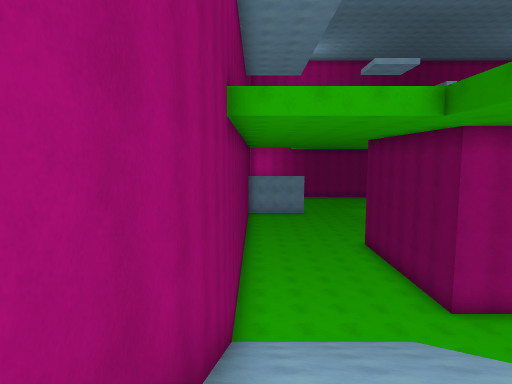
View 1 (above)

24 first-person views from a walk through a 3-D level made in the Unity game engine. The camera is 1.5 m above the floor, tilts 6° down and sees 75° across. The floor is counted in squares, 2 m on a side. Each view is taken from the middle of a square. On the plan, view 1 faces up. The plan holds only what a view shows up to about 11 squares ahead; the rest is blank. The place goes on beyond the plan.

View 2
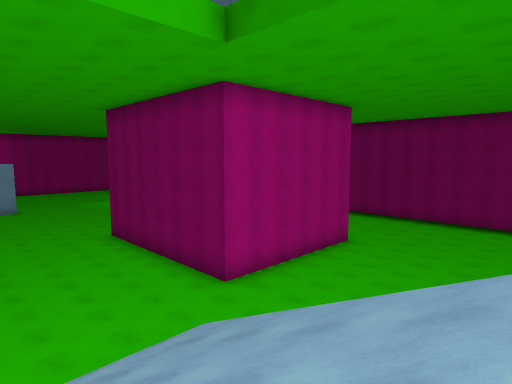

View 3
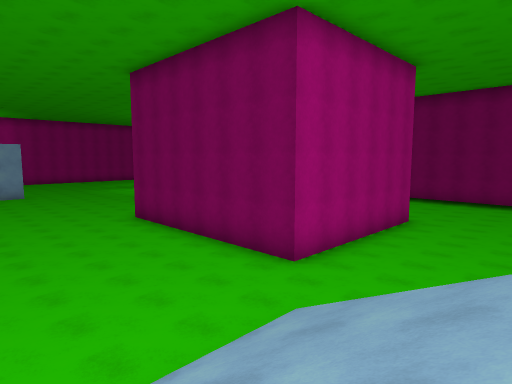

View 4
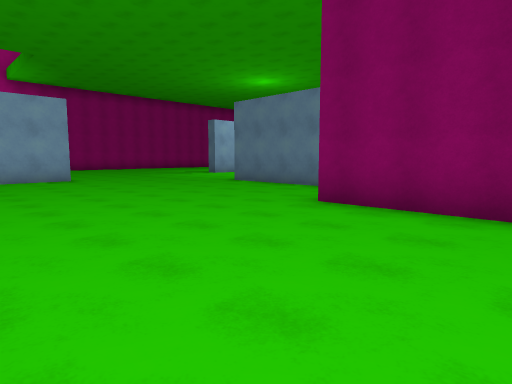

View 5
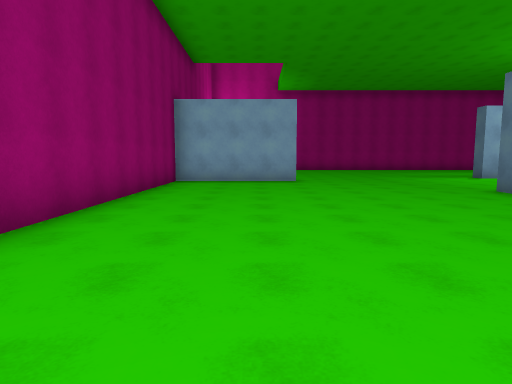

View 6
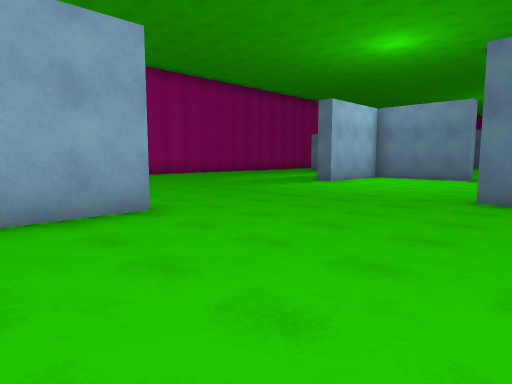

View 7
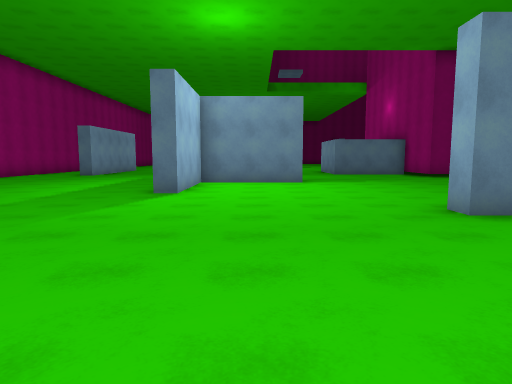

View 8
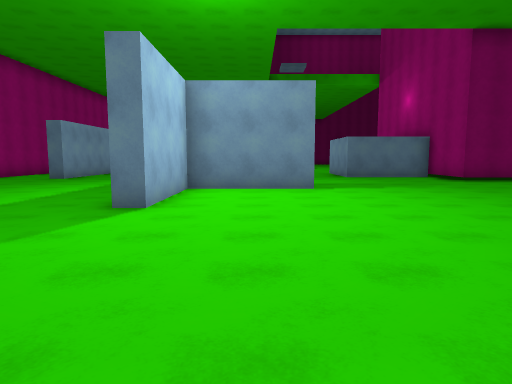

View 9
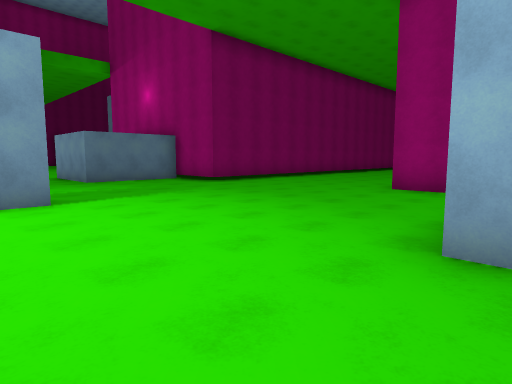

View 10
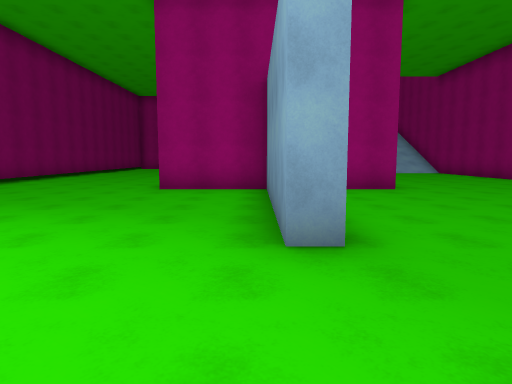

View 11
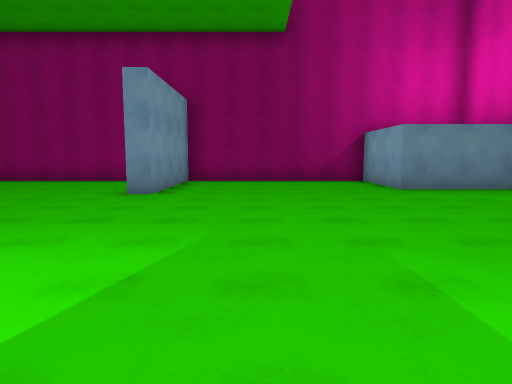

View 12
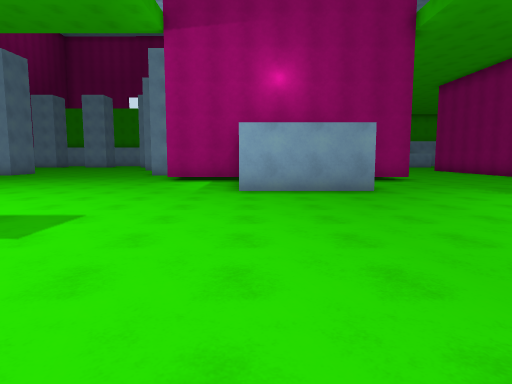

View 13
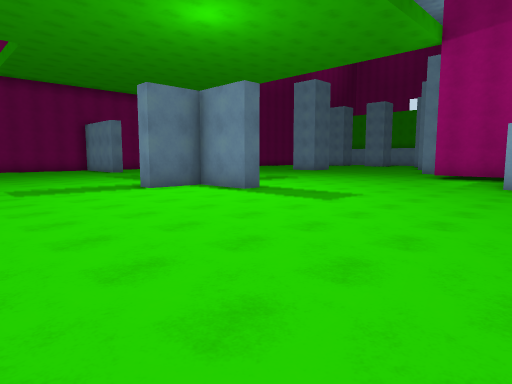

View 14
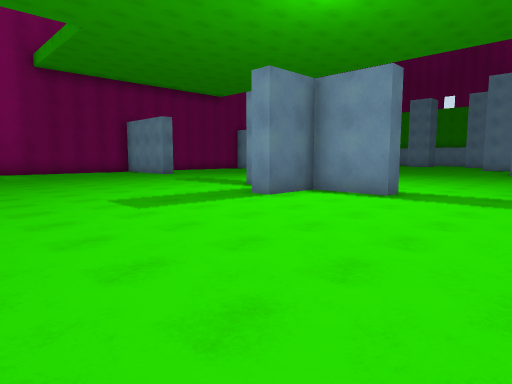

View 15
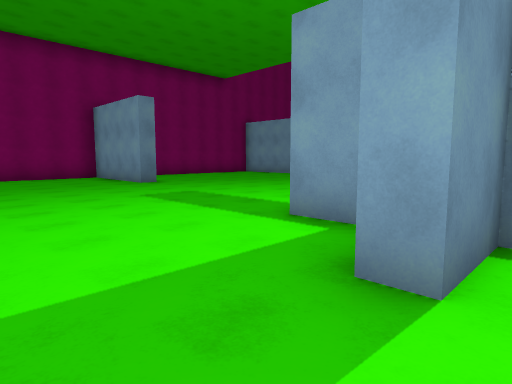

View 16
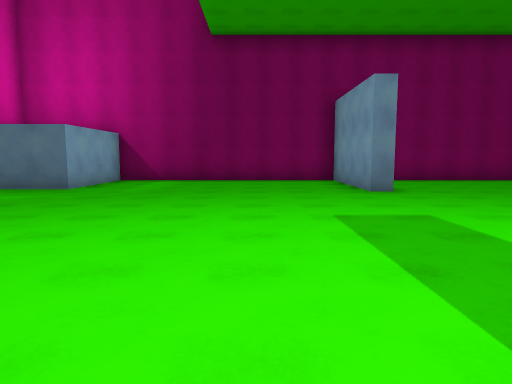

View 17
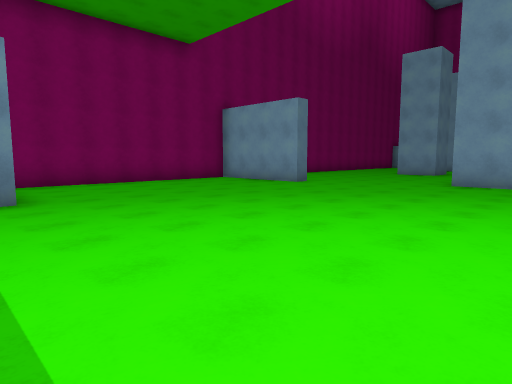

View 18
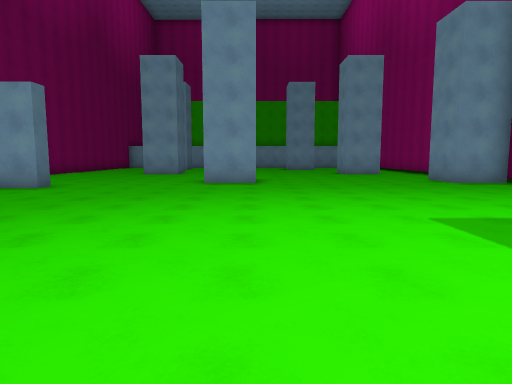

View 19
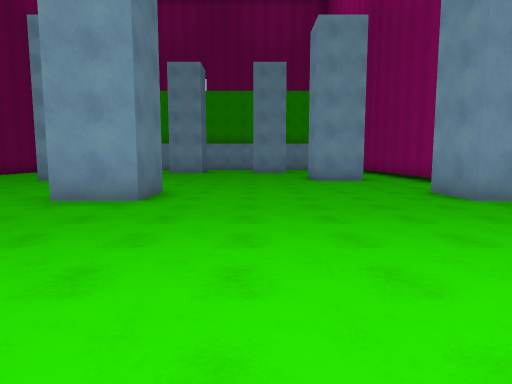

View 20
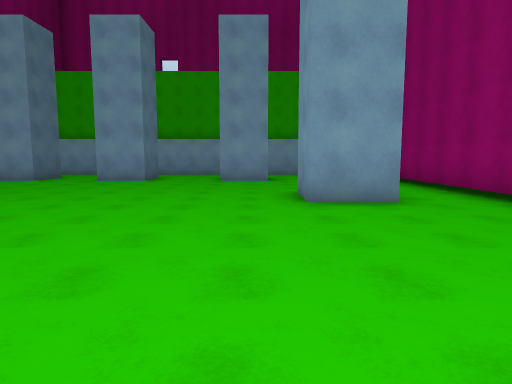

View 21
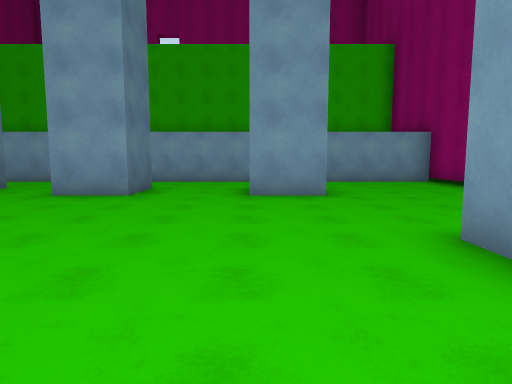

View 22
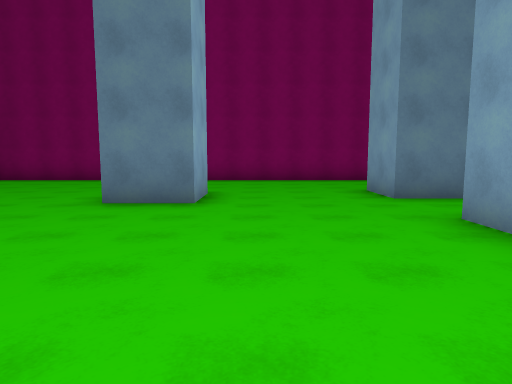

View 23
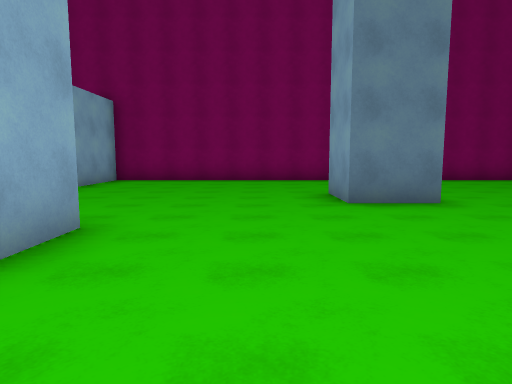

View 24
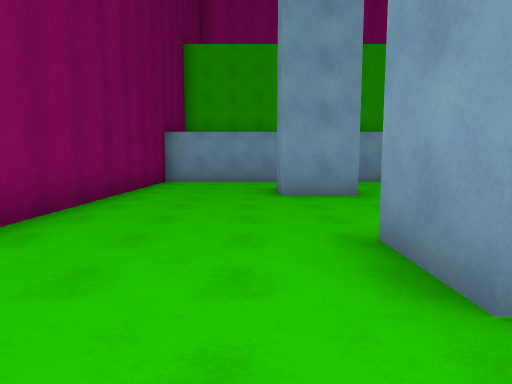

### Floor plan
Points are (right, up) in squares from view 1. A wall is a line through its corners. A room is listed if a view was taken in it or the views show most of it. See-through windows are left out.
Room 1 (views 1, 2, 3, 4, 5, 6, 7, 8, 9, 10, 11, 12, 13, 14, 15, 16, 17, 18, 19, 20, 21, 22, 23, 24)
walls: (17.4, 16.6) (17.4, 18.6) (20.4, 18.6); (15.2, 14.1) (15.2, 15.6) (16.4, 15.6); (20.5, 15.6) (22.8, 15.6); (15.2, 10.9) (15.2, 12.6); (13.4, 20.6) (12.9, 20.6) (12.9, 23.6) (9.9, 23.6) (9.9, 24.1); (22.6, 12.4) (24.2, 12.4) (24.2, 10.9); (7.3, 15.9) (7.3, 19.2) (7.7, 19.2) (7.7, 14.2) (10.2, 14.2); (22.7, 8.1) (22.7, 3.1); (24.7, 22.1) (24.7, 22.6) (26.5, 22.6) (26.5, 24.1) (27, 24.1); (10.2, 7.7) (4.8, 7.7) (4.8, 14.2) (6, 14.2); (24.5, 7.5) (26.1, 7.5) (26.1, 6); (27.8, 22.6) (28.8, 22.6); (30, 10.9) (30, 12.4) (31.5, 12.4); (31.5, 10.9) (30.4, 10.9); (22.7, 0.6) (22.7, -1.1) (25.9, -1.1); (26.5, 2.5) (28.1, 2.5); (-0.5, 10.4) (-0.5, 0.5); (35.2, 13.4) (35.2, 14) (36.6, 14); (33.4, 7.5) (34.9, 7.5) (34.9, 6) (33.4, 6) (33.4, 7.5); (35.2, 20.9) (35.2, 21.5) (38.7, 21.5) (38.7, 28.4) (35.7, 28.4) (35.7, 29.5); (2.3, 29.5) (2.3, 28.4) (-0.5, 28.4) (-0.5, 22.9) (3.3, 22.9) (3.3, 22.4) (-0.5, 22.4) (-0.5, 15.1); (30.5, 1) (30.5, 2.5) (32, 2.5); (38.7, 15.8) (38.7, 20.5); (34, 1) (34, 2.5) (35.5, 2.5) (35.5, 1); (33.5, -1.1) (38.7, -1.1) (38.7, 13.5) (36.4, 13.5)
ways out: opening at (33, 1.5) to room 2; opening at (34.5, -0.5) to room 2; opening at (27.5, -0.5) to room 3; opening at (29.5, 1.5) to room 3
Room 2 (no view inside)
walls: (30.6, -1.1) (33.5, -1.1)
ways out: opening at (33, 1.5) to room 1; opening at (34.5, -0.5) to room 1; opening at (31.5, -0.5) to room 3
Room 3 (no view inside)
walls: (28.1, -1.1) (30.6, -1.1)
ways out: opening at (27.5, -0.5) to room 1; opening at (29.5, 1.5) to room 1; opening at (31.5, -0.5) to room 2

Where each view was taken, in squares from view 1:
view 1: 0 up, 0 right, facing up
view 2: 2 up, 0 right, facing up-right
view 3: 4 up, 0 right, facing up-right
view 4: 11 up, 0 right, facing up-right
view 5: 12 up, 2 right, facing up
view 6: 18 up, 1 right, facing up-right
view 7: 22 up, 3 right, facing right
view 8: 22 up, 5 right, facing right
view 9: 22 up, 7 right, facing down-right
view 10: 22 up, 8 right, facing down
view 11: 25 up, 10 right, facing left
view 12: 26 up, 20 right, facing down
view 13: 28 up, 19 right, facing down-right
view 14: 29 up, 22 right, facing down-right
view 15: 26 up, 26 right, facing down-right
view 16: 24 up, 28 right, facing right
view 17: 22 up, 29 right, facing down-right
view 18: 22 up, 30 right, facing down
view 19: 18 up, 28 right, facing down
view 20: 13 up, 27 right, facing down
view 21: 9 up, 28 right, facing down
view 22: 5 up, 28 right, facing right
view 23: 9 up, 28 right, facing right
view 24: 9 up, 36 right, facing down
